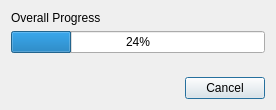
<?xml version="1.0" encoding="UTF-8"?>
<ui version="4.0">
 <class>ProgressDialog</class>
 <widget class="QDialog" name="ProgressDialog">
  <property name="geometry">
   <rect>
    <x>0</x>
    <y>0</y>
    <width>276</width>
    <height>110</height>
   </rect>
  </property>
  <property name="windowTitle">
   <string>Creating Streetmap</string>
  </property>
  <layout class="QVBoxLayout" name="verticalLayout">
   <item>
    <widget class="QLabel" name="labelOverall">
     <property name="text">
      <string>Overall Progress</string>
     </property>
    </widget>
   </item>
   <item>
    <widget class="QProgressBar" name="progressBarOverall">
     <property name="value">
      <number>24</number>
     </property>
    </widget>
   </item>
   <item>
    <spacer name="verticalSpacer">
     <property name="orientation">
      <enum>Qt::Vertical</enum>
     </property>
     <property name="sizeHint" stdset="0">
      <size>
       <width>20</width>
       <height>0</height>
      </size>
     </property>
    </spacer>
   </item>
   <item>
    <widget class="QDialogButtonBox" name="buttonBox">
     <property name="standardButtons">
      <set>QDialogButtonBox::Cancel</set>
     </property>
    </widget>
   </item>
  </layout>
 </widget>
 <resources/>
 <connections/>
</ui>
